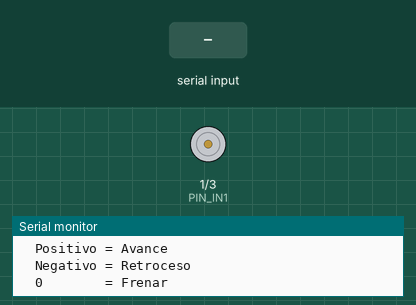
This sketch was run on a simulated ESP32. Parts: motor-driver pin pairs drawn as motors (green arrow = first pin HIGH = forward, orange = second pin HIGH = backward, longer = more drive, scaled by the enable pin), the last lines printed to the serial monitor. The inputs (shaded band) are chosen by the test bench.

Above: at 1.2 s.
1.3 s: "90,45\n" received over Serial
At 1.7 s:
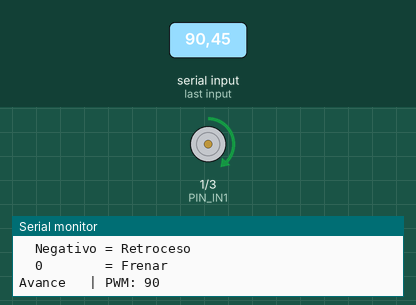
2.8 s: "30,150\n" received over Serial
At 4.0 s:
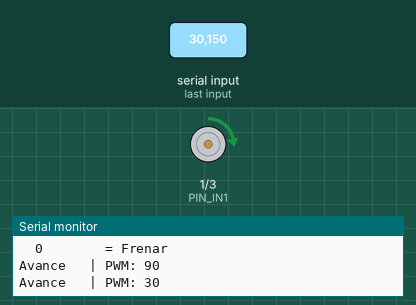
4.3 s: "200\n" received over Serial
At 5.2 s:
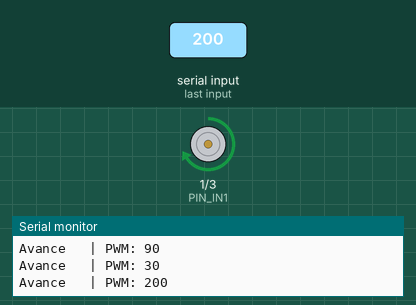
5.8 s: "90\n" received over Serial
At 6.4 s:
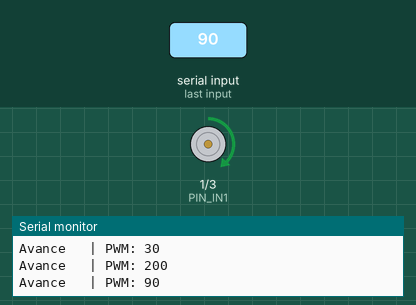
Timing chart, 0 to 8.3 s (numbered marks = the images above; inputs shaded):
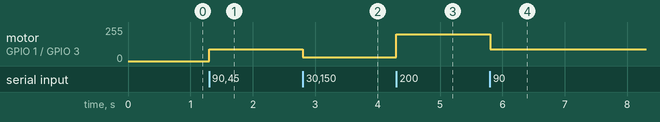

Measured:
- after the input at 1.3 s, motor on GPIO 1 (PIN_IN1) / GPIO 3 (PIN_IN2): stopped → forward 90/255 at once
- after the input at 2.8 s, motor on GPIO 1 (PIN_IN1) / GPIO 3 (PIN_IN2): forward 90/255 → forward 30/255 at once
- after the input at 4.3 s, motor on GPIO 1 (PIN_IN1) / GPIO 3 (PIN_IN2): forward 30/255 → forward 199/255 at once
- after the input at 5.8 s, motor on GPIO 1 (PIN_IN1) / GPIO 3 (PIN_IN2): forward 199/255 → forward 90/255 at once

The sketch:

motor_dc_control.ino
```cpp
/*
 * Control de Motor DC con ESP32
 *
 * Controla dirección y velocidad (PWM) de un motor DC
 * usando un driver tipo puente H (L298N, L293D, TB6612, etc.)
 *
 * Conexiones ESP32:
 *   - IN1 (dirección):  GPIO 1
 *   - IN2 (dirección):  GPIO 3
 *   - ENA (PWM velocidad): GPIO 21
 *
 * Control:
 *   - Enviar velocidad por Serial: valor entre -255 y 255
 *     Positivo = avance, Negativo = retroceso, 0 = frenar
 */

// ===================== PINES =====================
const int PIN_IN1 = 1;   // Dirección motor
const int PIN_IN2 = 3;   // Dirección motor
const int PIN_ENA = 21;  // PWM velocidad

// ===================== PWM ESP32 =====================
const int PWM_FREQ       = 1000;  // 1 kHz
const int PWM_RESOLUTION = 8;     // 8 bits -> 0-255

// ===================== FUNCIONES MOTOR =====================

void setupMotor() {
    pinMode(PIN_IN1, OUTPUT);
    pinMode(PIN_IN2, OUTPUT);

    // Asignar canal PWM al pin ENA
    ledcAttach(PIN_ENA, PWM_FREQ, PWM_RESOLUTION);

    stopMotor();
}

/**
 * Mueve el motor hacia adelante con la velocidad indicada.
 * @param speed  Valor PWM 0-255.
 */
void motorForward(int speed) {
    digitalWrite(PIN_IN1, HIGH);
    digitalWrite(PIN_IN2, LOW);
    ledcWrite(PIN_ENA, constrain(speed, 0, 255));
}

/**
 * Mueve el motor hacia atrás con la velocidad indicada.
 * @param speed  Valor PWM 0-255.
 */
void motorBackward(int speed) {
    digitalWrite(PIN_IN1, LOW);
    digitalWrite(PIN_IN2, HIGH);
    ledcWrite(PIN_ENA, constrain(speed, 0, 255));
}

/**
 * Frena el motor (ambos pines LOW + PWM a 0).
 */
void stopMotor() {
    digitalWrite(PIN_IN1, LOW);
    digitalWrite(PIN_IN2, LOW);
    ledcWrite(PIN_ENA, 0);
}

/**
 * Controla el motor con un solo valor.
 * @param pwm  -255 a 255. Positivo=avance, Negativo=retroceso, 0=frenar.
 */
void setMotor(int pwm) {
    if (pwm > 0) {
        motorForward(pwm);
    } else if (pwm < 0) {
        motorBackward(-pwm);
    } else {
        stopMotor();
    }
}

// ===================== SETUP =====================

void setup() {
    Serial.begin(115200);
    Serial.println("=== Control Motor DC - ESP32 ===");
    Serial.println("Pines: IN1=GPIO1, IN2=GPIO3, ENA=GPIO21");
    Serial.println("Enviar valor -255 a 255 por Serial");
    Serial.println("  Positivo = Avance");
    Serial.println("  Negativo = Retroceso");
    Serial.println("  0        = Frenar");

    setupMotor();
}

// ===================== LOOP =====================

void loop() {
    if (Serial.available()) {
        String input = Serial.readStringUntil('\n');
        input.trim();

        if (input.length() == 0) return;

        int pwm = input.toInt();
        pwm = constrain(pwm, -255, 255);

        setMotor(pwm);

        // Mostrar estado actual
        if (pwm > 0) {
            Serial.printf("Avance   | PWM: %d\n", pwm);
        } else if (pwm < 0) {
            Serial.printf("Retroceso| PWM: %d\n", -pwm);
        } else {
            Serial.println("Motor detenido");
        }
    }
}
```
